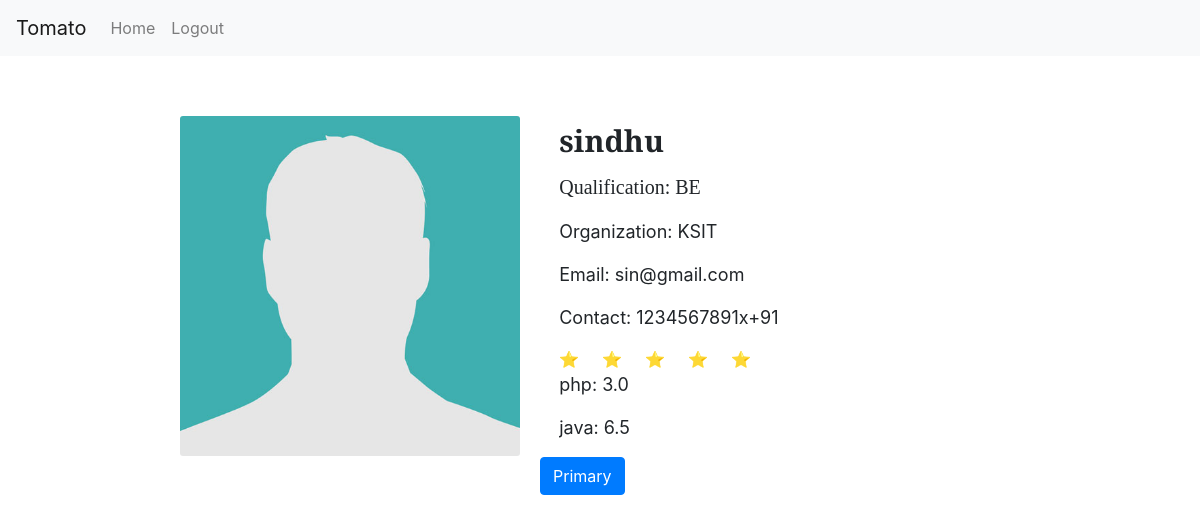
The app's page /teacher/2/ with its own data.
### ratings/models.py (models this page shows, shortened)
class Teacher(models.Model):
	name=models.CharField(max_length=100)
	organization=models.CharField(max_length=100)
	qualification=models.CharField(max_length=100)
	email=models.EmailField(null=True)
	phone = PhoneField(blank=True, help_text='Contact phone number')
	cover=models.ImageField(upload_to="all_covers/",default="all_covers/cover.jpg")
	@property
	def get_skill_ratings(self):
		allskills = skills.objects.filter(teacher=self)
		ratings = {}
		for skill in allskills:
			reviews = Reviews.objects.filter(skills=skill)
			total = 0
			count = len(reviews)
			for review in reviews:
				total += review.ratings
			total = total / count
			ratings[skill.skill] = total
		return ratings

class skills(models.Model):
	teacher= models.ForeignKey(Teacher,on_delete=models.CASCADE)
	skill = models.CharField(max_length=100)

### ratings/views.py (the view)
# urls.py: path('teacher/<int:teacher_id>/',teaching_post),
def teaching_post(request,teacher_id):
	teacher=Teacher.objects.get(id=teacher_id)
	all_skills=skills.objects.filter(teacher=teacher)
	reviews = Reviews.objects.filter(teacher=teacher)
	total = 0
	count = len(reviews)
	for review in reviews:
		total += review.ratings
	total = total / count
	return render(request,"teacher.html",{"teacher":teacher,"all_skills":all_skills, "ratings":range(round(total))})

### ratings/templates/teacher.html (shortened to what this page needs)
<!DOCTYPE html>
<html lang="en" dir="ltr">
  <head>
    <link rel="stylesheet" href="https://stackpath.bootstrapcdn.com/bootstrap/4.2.1/css/bootstrap.min.css">
  </head>
  <body>
    <nav class="navbar navbar-expand-lg navbar-light bg-light">
      <a class="navbar-brand" href="/home/">Tomato</a>
      <div class="collapse navbar-collapse" id="navbarNavAltMarkup">
        <div class="navbar-nav">
          <a class="nav-item nav-link" href="/home/">Home</a>
          <a class="nav-item nav-link" href="/logout/">Logout</a>
        </div>
      </div>
    </nav>
    <div class="row no-gutters" style="margin-top: 5%;margin-left: 15%;">
      <div class="col-md-4">
        <img src="{{teacher.cover.url}}" class="card-img" >
      </div>
      <div class="col-md-8">
        <div class="card-body">
          <h4 class="card-title" style="font-size: 30px; margin-top: -2%; margin-left: 3%; font-family: 'Crimson Text', serif;"><b>{{teacher.name}}</h4>
          <p class="card-text" style="font-size: 20px; margin-left: 3%; font-weight: normal; font-family: 'Crimson Text', serif;">Qualification: {{teacher.qualification}}</p>
          <p class="card-text" style="font-size: 18px; margin-left: 3%; font-weight: normal;">Organization:  {{teacher.organization}}</p>
          <p class="card-text" style="font-size: 18px; margin-left: 3%; font-weight: normal;">Email:   {{teacher.email}}</p>
          <p class="card-text" style="font-size: 18px; margin-left: 3%; font-weight: normal;">Contact: {{teacher.phone}}</p>
          {% for star in ratings %}
            <span style="margin-left: 3%;">⭐</span>
          {% endfor %}
          <br>
          {% for skill, rating in teacher.get_skill_ratings.items %}
            <p class="card-text" style="font-size: 18px; font-weight: normal; margin-left: 3%;">{{skill}}: {{rating}}</p>
          {% endfor %}
          <a href="/reviews/{{teacher.id}}">
          <button type="button" class="btn btn-primary">Primary</button>
  </a>
        </div>
      </div>
    </div>
</body>
</html>

### records on screen
Teacher: cover (picture), name "sindhu", qualification "BE", organization "KSIT", email "sin@gmail.com", phone "1234567891x+91"
skills: get_skill_ratings "php"
skills: get_skill_ratings "java"

### other values on screen
{{ rating }} "3.0" "6.5"
